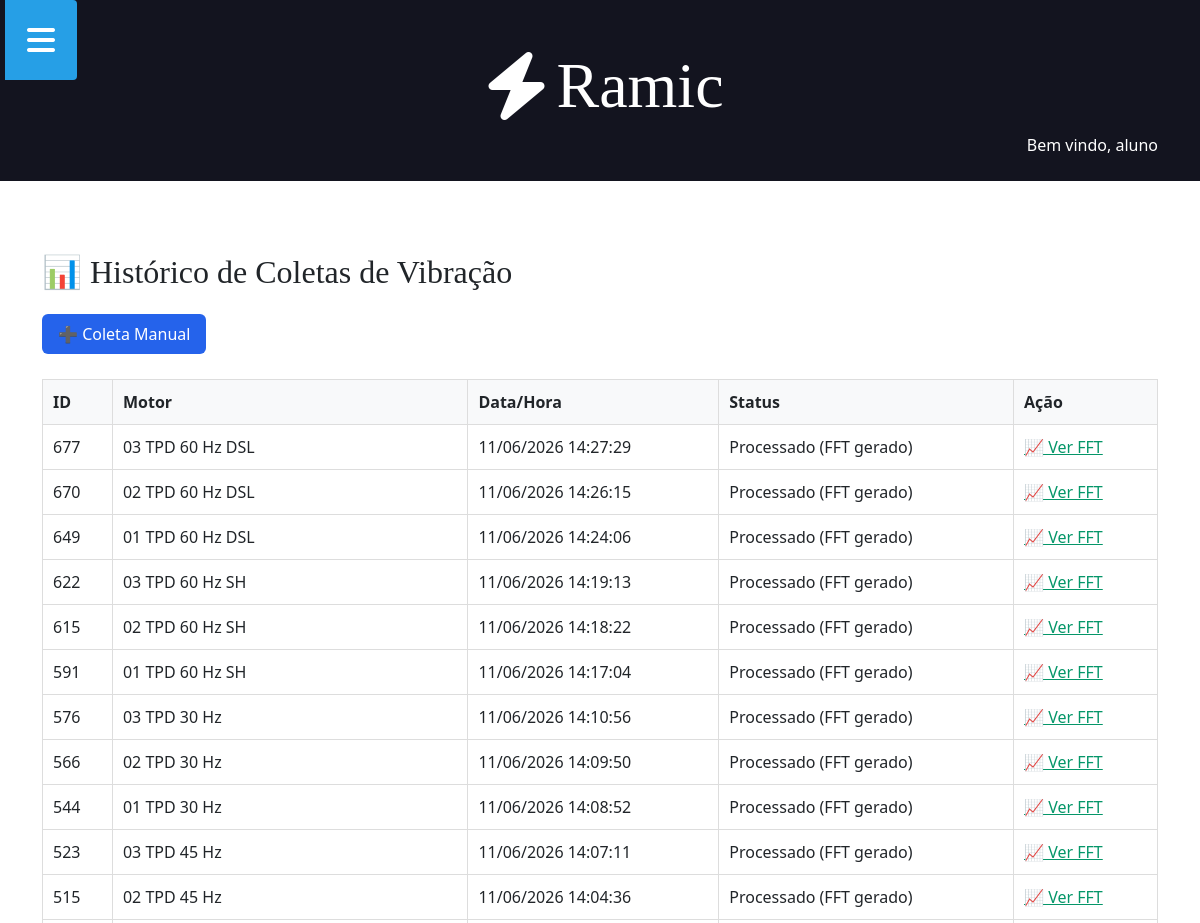
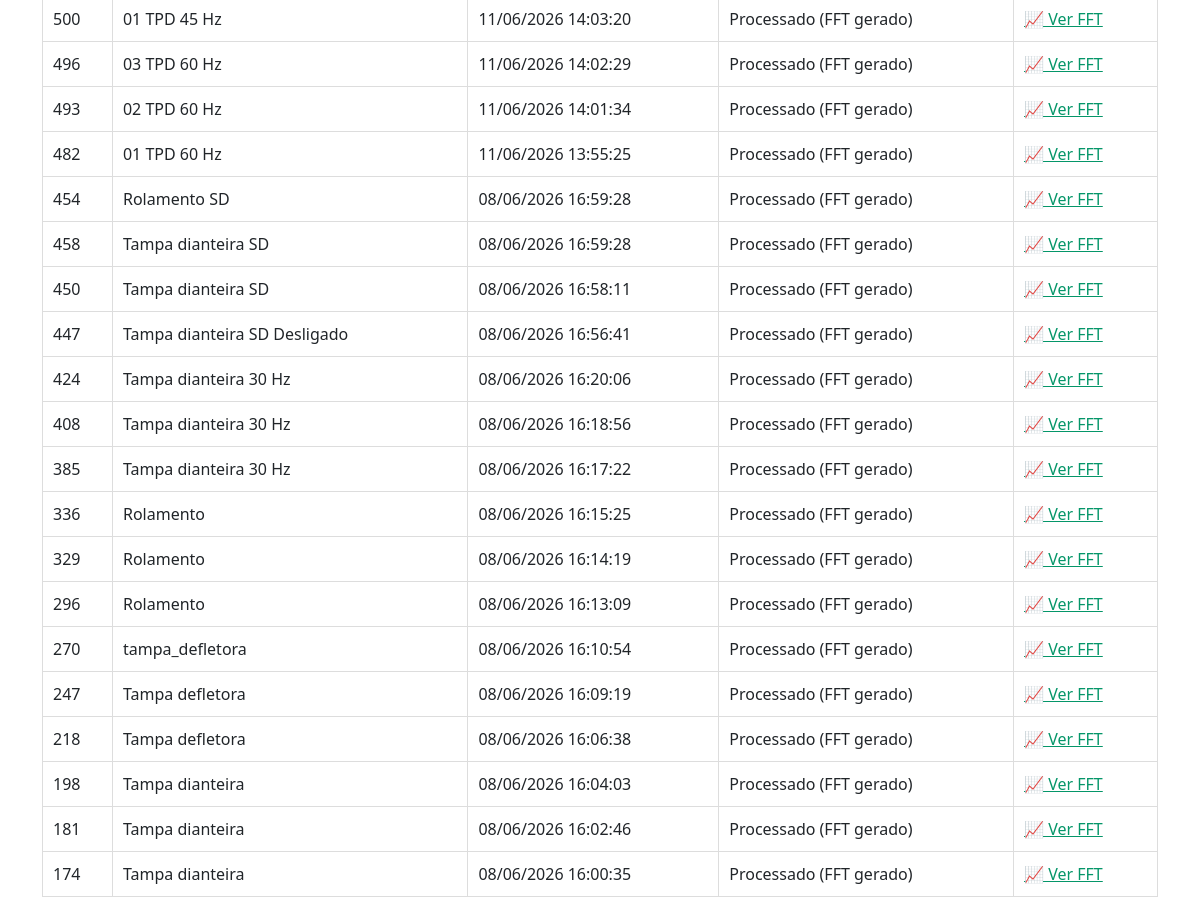
Screenshot of /historico/ (signed in) with the database file from the repository (2 pictures, top to bottom).
### aplicacao/models.py (models this page shows, shortened)
class VibrationCollection(models.Model):
    motor_id = models.CharField(max_length=50, default="MOTOR_01")
    collected_at = models.DateTimeField(default=timezone.now)
    vibration_data = models.JSONField(help_text="Lista JSON com 10000 valores de vibração (float)")
    STATUS_CHOICES = [
        ('pending', 'Pendente'),
        ('processed', 'Processado (FFT gerado)'),
        ('error', 'Erro no processamento'),
    ]
    status = models.CharField(max_length=20, choices=STATUS_CHOICES, default='pending')
    class Meta:
        ordering = ['-collected_at']

### aplicacao/views.py (the view)
# urls.py: path('historico/', views.historico, name='urlhistorico'),
@login_required(login_url="urlentrar")
def historico(request):
    collections = VibrationCollection.objects.all()
    return render(request, 'historico.html', {'collections': collections})

### aplicacao/templates/historico.html (shortened to what this page needs)
{% extends 'global/base.html' %}
{% block content %}
  <div class="container mt-4">
    <h2>📊 Histórico de Coletas de Vibração</h2>
    <a href="{% url 'urlcoletaManual' %}" style="display:inline-block; margin:15px 0; padding:8px 16px; background:#2563eb; color:#fff; text-decoration:none; border-radius:6px;">➕ Coleta Manual</a>
    <table style="width:100%; border-collapse:collapse; margin-top:10px;">
      <tr style="background:#f8f9fa;">
        <th style="padding:10px; border:1px solid #ddd;">ID</th>
        <th style="padding:10px; border:1px solid #ddd;">Motor</th>
        <th style="padding:10px; border:1px solid #ddd;">Data/Hora</th>
        <th style="padding:10px; border:1px solid #ddd;">Status</th>
        <th style="padding:10px; border:1px solid #ddd;">Ação</th>
      </tr>
      {% for c in collections %}
        <tr>
          <td style="padding:10px; border:1px solid #ddd;">{{ c.pk }}</td>
          <td style="padding:10px; border:1px solid #ddd;">{{ c.motor_id }}</td>
          <td style="padding:10px; border:1px solid #ddd;">{{ c.collected_at|date:'d/m/Y H:i:s' }}</td>
          <td style="padding:10px; border:1px solid #ddd;">{{ c.get_status_display }}</td>
          <td style="padding:10px; border:1px solid #ddd;">
            {% if c.status == 'processed' %}
              <a href="{% url 'urlgrafico' c.pk %}" style="color:#059669;">📈 Ver FFT</a>
            {% else %}
              <span style="color:#6b7280;">Aguardando processamento</span>
            {% endif %}
          </td>
        </tr>
      {% empty %}
        <tr>
          <td colspan="5" style="padding:15px; text-align:center; color:#666;">Nenhuma coleta registrada.</td>
        </tr>
      {% endfor %}
    </table>
  </div>
{% endblock %}

### aplicacao/templates/global/header.html (shortened to what this page needs)
<header class="main-header-container">
    <div class="main-header container">
        <h1>
            <a class="main-logo" href="{% url 'urlindex' %}">
                <i class="fa-solid fa-bolt main-logo-icon"></i>
                <span class="main-logo-text">Ramic</span>
            </a>
        </h1>
        <div class="boasvindas">
            {% if user.is_authenticated %}
                <span class="text-welcome">Bem vindo, {{ user.username }}</span>
            {% endif %}
        </div>
    </div>
</header>

### static/css/styles.css (style rules this page uses)
.container { max-width: 144rem; margin: 0 auto; padding: 3rem; }
.main-header-container { background: #13141f; }
h1, h2, h3, h4, h5, h6 { font-family: 'Roboto Slab', serif; }
.main-logo { font-size: 4rem; color: #fff; text-decoration: none; display: flex; align-items: center; justify-content: center; width: fit-content; margin: 0 auto; }
.boasvindas { float: right; font-size: 1rem; color: #fff; text-decoration: none; display: flex; align-items: center; justify-content: center; width: fit-content; margin: 0 auto; }

### rows the page displays
VibrationCollection: pk "677", motor_id "03 TPD 60 Hz DSL", collected_at "11/06/2026 14:27:29", status "Processado (FFT gerado)", shows "📈 Ver FFT"
VibrationCollection: pk "670", motor_id "02 TPD 60 Hz DSL", collected_at "11/06/2026 14:26:15", status "Processado (FFT gerado)", shows "📈 Ver FFT"
VibrationCollection: pk "649", motor_id "01 TPD 60 Hz DSL", collected_at "11/06/2026 14:24:06", status "Processado (FFT gerado)", shows "📈 Ver FFT"
VibrationCollection: pk "622", motor_id "03 TPD 60 Hz SH", collected_at "11/06/2026 14:19:13", status "Processado (FFT gerado)", shows "📈 Ver FFT"
VibrationCollection: pk "615", motor_id "02 TPD 60 Hz SH", collected_at "11/06/2026 14:18:22", status "Processado (FFT gerado)", shows "📈 Ver FFT"
VibrationCollection: pk "591", motor_id "01 TPD 60 Hz SH", collected_at "11/06/2026 14:17:04", status "Processado (FFT gerado)", shows "📈 Ver FFT"
VibrationCollection: pk "576", motor_id "03 TPD 30 Hz", collected_at "11/06/2026 14:10:56", status "Processado (FFT gerado)", shows "📈 Ver FFT"
VibrationCollection: pk "566", motor_id "02 TPD 30 Hz", collected_at "11/06/2026 14:09:50", status "Processado (FFT gerado)", shows "📈 Ver FFT"
VibrationCollection: pk "544", motor_id "01 TPD 30 Hz", collected_at "11/06/2026 14:08:52", status "Processado (FFT gerado)", shows "📈 Ver FFT"
VibrationCollection: pk "523", motor_id "03 TPD 45 Hz", collected_at "11/06/2026 14:07:11", status "Processado (FFT gerado)", shows "📈 Ver FFT"
VibrationCollection: pk "515", motor_id "02 TPD 45 Hz", collected_at "11/06/2026 14:04:36", status "Processado (FFT gerado)", shows "📈 Ver FFT"
VibrationCollection: pk "500", motor_id "01 TPD 45 Hz", collected_at "11/06/2026 14:03:20", status "Processado (FFT gerado)", shows "📈 Ver FFT"
VibrationCollection: pk "496", motor_id "03 TPD 60 Hz", collected_at "11/06/2026 14:02:29", status "Processado (FFT gerado)", shows "📈 Ver FFT"
VibrationCollection: pk "493", motor_id "02 TPD 60 Hz", collected_at "11/06/2026 14:01:34", status "Processado (FFT gerado)", shows "📈 Ver FFT"
VibrationCollection: pk "482", motor_id "01 TPD 60 Hz", collected_at "11/06/2026 13:55:25", status "Processado (FFT gerado)", shows "📈 Ver FFT"
VibrationCollection: pk "454", motor_id "Rolamento SD", collected_at "08/06/2026 16:59:28", status "Processado (FFT gerado)", shows "📈 Ver FFT"
VibrationCollection: pk "458", motor_id "Tampa dianteira SD", collected_at "08/06/2026 16:59:28", status "Processado (FFT gerado)", shows "📈 Ver FFT"
VibrationCollection: pk "450", motor_id "Tampa dianteira SD", collected_at "08/06/2026 16:58:11", status "Processado (FFT gerado)", shows "📈 Ver FFT"
VibrationCollection: pk "447", motor_id "Tampa dianteira SD Desligado", collected_at "08/06/2026 16:56:41", status "Processado (FFT gerado)", shows "📈 Ver FFT"
VibrationCollection: pk "424", motor_id "Tampa dianteira 30 Hz", collected_at "08/06/2026 16:20:06", status "Processado (FFT gerado)", shows "📈 Ver FFT"
VibrationCollection: pk "408", motor_id "Tampa dianteira 30 Hz", collected_at "08/06/2026 16:18:56", status "Processado (FFT gerado)", shows "📈 Ver FFT"
VibrationCollection: pk "385", motor_id "Tampa dianteira 30 Hz", collected_at "08/06/2026 16:17:22", status "Processado (FFT gerado)", shows "📈 Ver FFT"
VibrationCollection: pk "336", motor_id "Rolamento", collected_at "08/06/2026 16:15:25", status "Processado (FFT gerado)", shows "📈 Ver FFT"
VibrationCollection: pk "329", motor_id "Rolamento", collected_at "08/06/2026 16:14:19", status "Processado (FFT gerado)", shows "📈 Ver FFT"
VibrationCollection: pk "296", motor_id "Rolamento", collected_at "08/06/2026 16:13:09", status "Processado (FFT gerado)", shows "📈 Ver FFT"
VibrationCollection: pk "270", motor_id "tampa_defletora", collected_at "08/06/2026 16:10:54", status "Processado (FFT gerado)", shows "📈 Ver FFT"
VibrationCollection: pk "247", motor_id "Tampa defletora", collected_at "08/06/2026 16:09:19", status "Processado (FFT gerado)", shows "📈 Ver FFT"
VibrationCollection: pk "218", motor_id "Tampa defletora", collected_at "08/06/2026 16:06:38", status "Processado (FFT gerado)", shows "📈 Ver FFT"
VibrationCollection: pk "198", motor_id "Tampa dianteira", collected_at "08/06/2026 16:04:03", status "Processado (FFT gerado)", shows "📈 Ver FFT"
VibrationCollection: pk "181", motor_id "Tampa dianteira", collected_at "08/06/2026 16:02:46", status "Processado (FFT gerado)", shows "📈 Ver FFT"
VibrationCollection: pk "174", motor_id "Tampa dianteira", collected_at "08/06/2026 16:00:35", status "Processado (FFT gerado)", shows "📈 Ver FFT"

### other values shown
{{ user.username }} "aluno"
